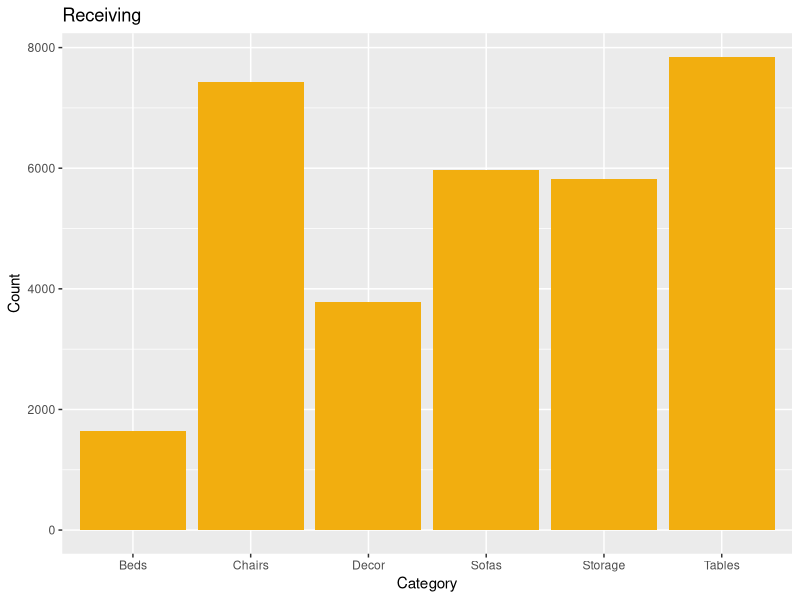
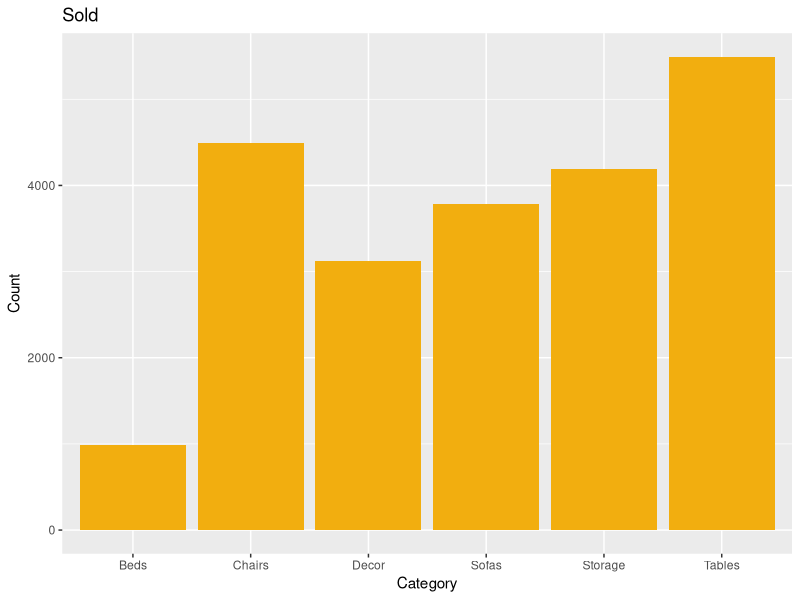
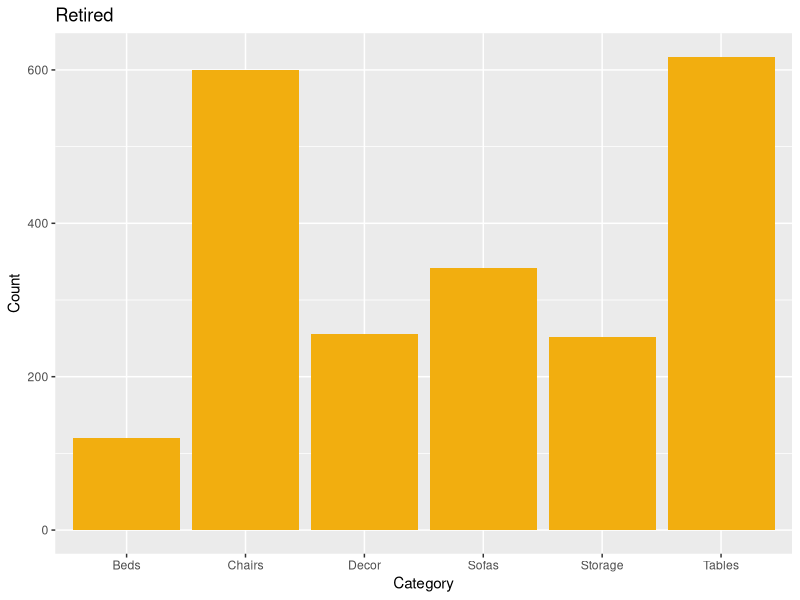
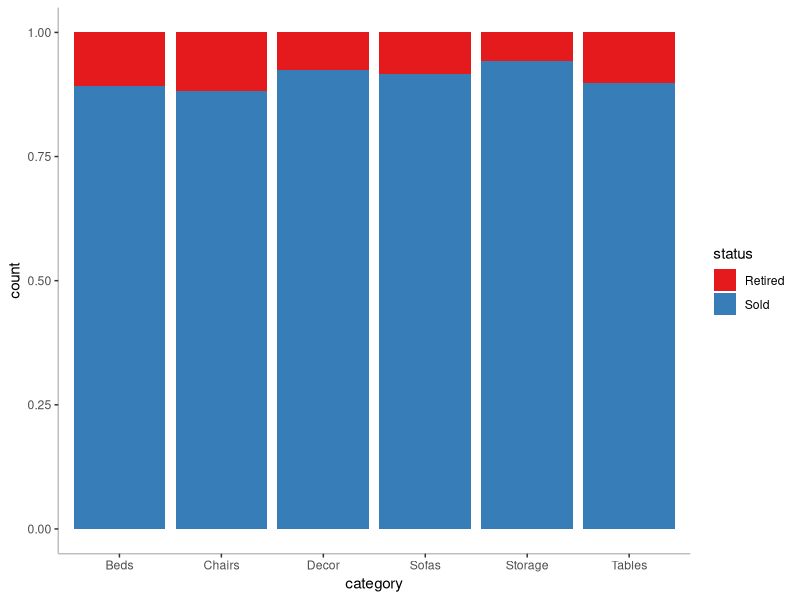
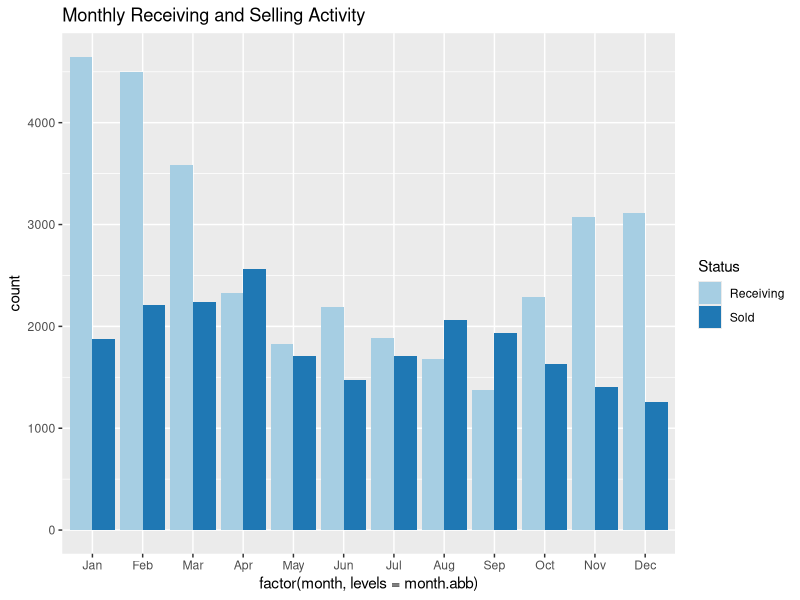
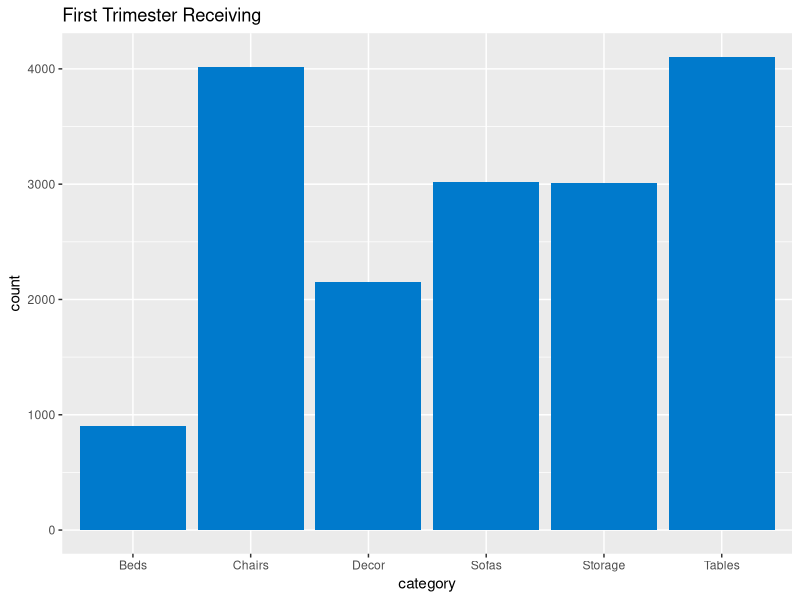
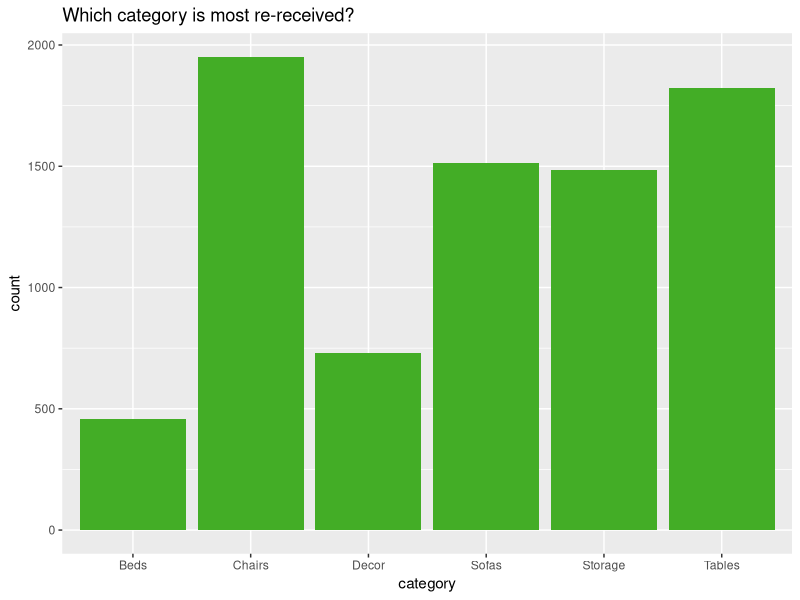

Here is the R script that generated these plots, in order:
## ---- chunk 1
library(dplyr)
library(ggplot2)
## ---- chunk 2
setwd("/Users/marielpacada/kaiyo-traffic")
categories <- read.csv("categories.csv") 
warehouse <- read.csv("warehouse_flux.csv")

# remove duplicates 
warehouse$X <- NULL
warehouse <- unique(warehouse)

# join warehouse data with item categories
names(categories)[1] <- "category_id"
warehouse <- merge(warehouse, categories, by = "category_id")
warehouse$category_id <- NULL

# order by timestamp
warehouse$create_date <- strptime(warehouse$create_date, format = "%Y-%m-%d %H:%M:%S")
warehouse <- warehouse[order(warehouse$create_date),]

# parse month and year from timestamp + delete timestamp
warehouse$year <- as.factor(warehouse$create_date$year + 1900)
warehouse$month <- warehouse$create_date$mon + 1
warehouse$month <- month.abb[warehouse$month]
warehouse$create_date <- NULL
## ---- chunk 3
# function input: factor from status column
# function output: bar chart displaying count by each category
status_count <- function(activity) { 
  data <- warehouse %>% filter(status == activity)
  return(ggplot(data, aes(x = category)) + geom_bar(fill = "#F2AE0F") + labs(title = activity) +
           xlab("Category") + ylab("Count"))
}

status_count("Receiving")
status_count("Sold")
status_count("Retired")
## ---- chunk 4
# all the items that have left
out_items <- warehouse %>% filter(status != "Receiving")

ggplot(out_items, aes(x = category, fill = status)) + geom_bar(position = "fill") + 
  labs() +
  theme(panel.background = element_blank(), axis.line = element_line(colour = "grey")) +
  scale_fill_brewer(palette = "Set1")
## ---- chunk 5
month_data <- warehouse %>% filter(status == "Sold" | status == "Receiving")

ggplot(month_data, aes(x = factor(month, levels = month.abb), fill = status)) + 
  geom_bar(position = position_dodge()) + 
  labs(title = "Monthly Receiving and Selling Activity", fill = "Status") + 
  scale_fill_brewer(palette = "Paired")
## ---- chunk 6
first_tri <- warehouse %>% 
               filter(month == "Jan"|month == "Feb"|month == "Mar" & status == "Receiving") %>%
               group_by(category) %>% 
               summarize(count = n())

ggplot(first_tri, aes(x = category, y = count)) + geom_bar(fill = "#007acc", stat = "identity") + 
  labs(title = "First Trimester Receiving")
## ---- chunk 7
first_quad <- warehouse %>% filter(month == "Jan"|month == "Feb"|month == "Mar"|month == "Apr")

# this should be two-thirds of the third_of_year data
pre_covid <- first_quad %>% filter(year != "2020")

# this should be one-third of the third-_of_year_data
covid <- first_quad %>% filter(year == "2020")

## ---- chunk 8
quad_activity <- function(activity) { 
  total <- length(first_quad$status[first_quad$status == activity])
  before <- length(pre_covid$status[pre_covid$status == activity])
  during <- length(covid$status[covid$status == activity])
  
  before_ratio <- before / total
  during_ratio <- during / total
  
  return(as.data.frame(t(rbind(c("before", "during"), c(before_ratio, during_ratio)))))
}

quad_activity("Sold")
quad_activity("Receiving")
## ---- chunk 9
# baseline 2018 and 2019 data
general_activity <- warehouse %>% 
                      filter(year != "2020") %>% 
                      group_by(year, status) %>% 
                      summarize(count = n())

activity_yearly <- function(activity) {
  data <- general_activity %>% filter(status == activity) %>% select(year, count)
  return(data)
}

# grew by nearly 75% 
activity_yearly("Receiving")

# not selling as much :( 
activity_yearly("Sold")

# increase by 40%
activity_yearly("Retired")
## ---- chunk 10
# some items are classified as two different categories!!!
all_received <- warehouse %>% filter(status == "Receiving") %>% select(status, subitem_id, category)

# we check duplication on subitem_id because some items are logged as different categories
once_received <- all_received[!duplicated(all_received$subitem_id),]

# how many times a unique item was received 
repeat_received <- all_received %>% group_by(subitem_id) %>% summarize(count = n())
repeat_received <- merge(repeat_received, once_received, by = "subitem_id")

# subsets the items that were received more than once, and then counts how many ITEMS (not how many times it was
# re-received) were received more than once for each category
repeat_received <- repeat_received %>% 
                     filter(count > 1) %>% 
                     group_by(category) %>% 
                     summarize(count = n())

ggplot(repeat_received, aes(x = category, y = count)) + geom_bar(fill = "#43ad26", stat = "identity") + labs(title = "Which category is most re-received?")

# CHAIRS ARE RE-RECEIVED MOST OFTEN -- COMPARE THIS TO SOLD COUNT (IN THE BEGINNING) 
